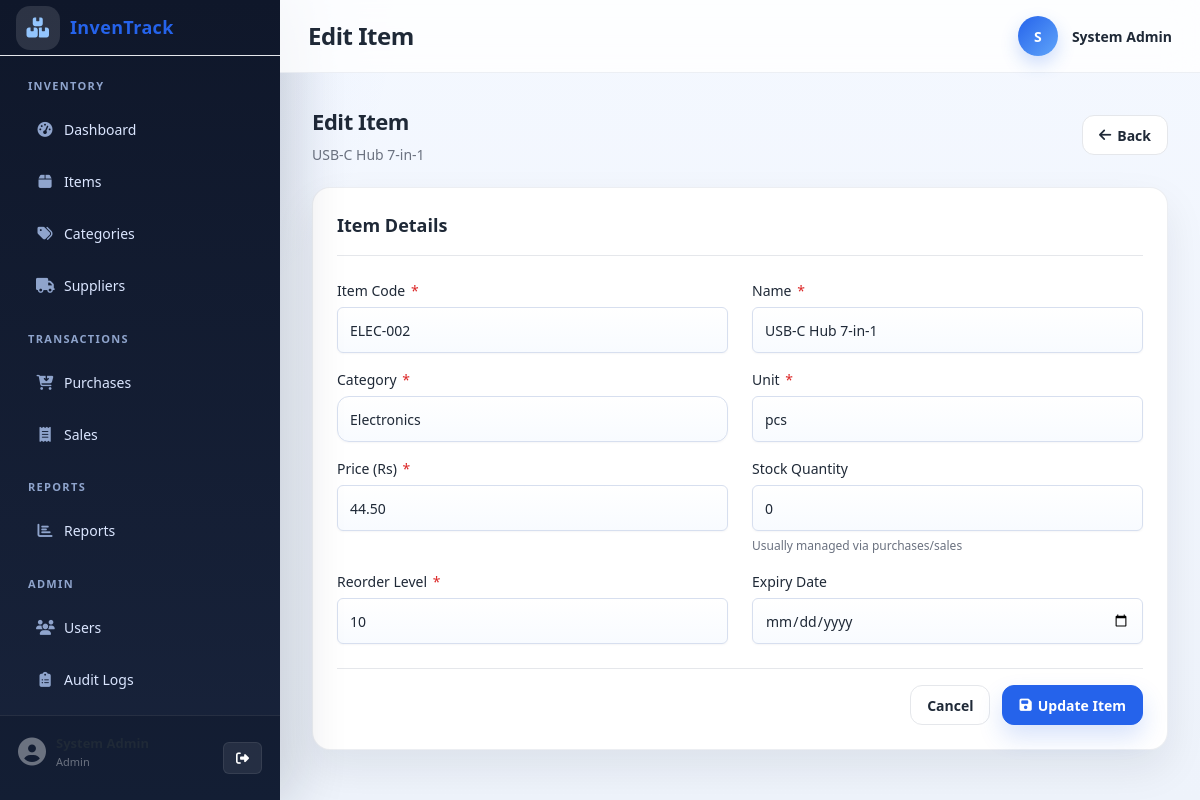
Screenshot of /pages/items/edit.php?id=2 (signed in) with the database file from the repository.
### tables this page shows
CREATE TABLE items (
    id            INT            AUTO_INCREMENT PRIMARY KEY,
    item_code     VARCHAR(50)    NOT NULL,
    name          VARCHAR(150)   NOT NULL,
    category_id   INT            NOT NULL,
    unit          VARCHAR(30)    NOT NULL DEFAULT 'pcs',
    price         DECIMAL(10,2)  NOT NULL DEFAULT 0.00,
    stock_qty     INT            NOT NULL DEFAULT 0,
    reorder_level INT            NOT NULL DEFAULT 10,
    expiry_date   DATE           NULL,
    created_at    DATETIME       DEFAULT CURRENT_TIMESTAMP,
    CONSTRAINT uq_items_item_code UNIQUE (item_code),
    CONSTRAINT fk_items_category
        FOREIGN KEY (category_id) REFERENCES categories (id)
        ON UPDATE CASCADE ON DELETE RESTRICT
);

CREATE TABLE categories (
    id          INT          AUTO_INCREMENT PRIMARY KEY,
    name        VARCHAR(100) NOT NULL,
    description TEXT,
    created_at  DATETIME     DEFAULT CURRENT_TIMESTAMP,
    CONSTRAINT uq_categories_name UNIQUE (name)
);

### includes/auth.php (called while the page is built, shortened)
<?php
require_once __DIR__ . '/functions.php';
function current_user(): ?array
{
    return $_SESSION['user'] ?? null;
}

### includes/functions.php (called while the page is built, shortened)
<?php
function app_base_path(): string
{
    static $base_path = null;
    if ($base_path !== null) {
        return $base_path;
    }
    $base_path = '/' . trim(basename(dirname(__DIR__)), '/');
    return $base_path;
}
function app_url(string $path = ''): string
{
    $path = ltrim($path, '/');
    return $path === '' ? app_base_path() . '/' : app_base_path() . '/' . $path;
}
function sanitize(mixed $value): string
{
    return htmlspecialchars(trim((string)$value), ENT_QUOTES, 'UTF-8');
}

### pages/items/edit.php (the view, shortened to what this page needs)
<?php
require_once __DIR__ . '/../../config/db.php';
require_once __DIR__ . '/../../includes/auth.php';
require_once __DIR__ . '/../../includes/functions.php';
$id = (int)($_GET['id'] ?? 0);
$item_row = $pdo->prepare('SELECT * FROM items WHERE id = :id LIMIT 1');
$item_row->execute([':id' => $id]);
$item_row = $item_row->fetch();
$categories = $pdo->query('SELECT id, name FROM categories ORDER BY name')->fetchAll();
$errors = [];
$old    = $item_row;
require_once __DIR__ . '/../../includes/header.php';
require_once __DIR__ . '/../../includes/sidebar.php';
?>
<div class="page-wrapper">
    <div class="topbar">
        <h1 class="topbar-title">Edit Item</h1>
        <div class="topbar-user">
            <div class="user-avatar"><?= strtoupper(substr($user['name'], 0, 1)) ?></div>
            <span class="user-name"><?= sanitize($user['name']) ?></span>
        </div>
    </div>
    <main class="main-content">
        <div class="page-header">
            <div>
                <h2 class="page-title">Edit Item</h2>
                <p class="page-subtitle"><?= sanitize($item_row['name']) ?></p>
            </div>
            <a href="<?= htmlspecialchars(app_url('pages/items/index.php'), ENT_QUOTES, 'UTF-8') ?>" class="btn-secondary"><i class="fa-solid fa-arrow-left"></i> Back</a>
        </div>
        <div class="form-card">
            <div class="form-card-header">
                <h3 class="form-card-title">Item Details</h3>
            </div>
            <form method="POST">
                <div class="form-grid">
                    <div class="form-group">
                        <label>Item Code <span class="required">*</span></label>
                        <input type="text" name="item_code" value="<?= sanitize($old['item_code'] ?? '') ?>" class="<?= isset($errors['item_code']) ? 'invalid' : '' ?>" required>
                    </div>
                    <div class="form-group">
                        <label>Name <span class="required">*</span></label>
                        <input type="text" name="name" value="<?= sanitize($old['name'] ?? '') ?>" class="<?= isset($errors['name']) ? 'invalid' : '' ?>" required>
                    </div>
                    <div class="form-group">
                        <label>Category <span class="required">*</span></label>
                        <select name="category_id" class="<?= isset($errors['category_id']) ? 'invalid' : '' ?>" required>
                            <?php foreach ($categories as $cat): ?>
                            <option value="<?= (int)$cat['id'] ?>" <?= (int)($old['category_id'] ?? 0)===(int)$cat['id'] ? 'selected' : '' ?>><?= sanitize($cat['name']) ?></option>
                            <?php endforeach; ?>
                        </select>
                    </div>
                    <div class="form-group">
                        <label>Unit <span class="required">*</span></label>
                        <input type="text" name="unit" value="<?= sanitize($old['unit'] ?? '') ?>" class="<?= isset($errors['unit']) ? 'invalid' : '' ?>" required>
                    </div>
                    <div class="form-group">
                            <label>Price (Rs) <span class="required">*</span></label>
                        <input type="number" name="price" value="<?= sanitize($old['price'] ?? '0') ?>" min="0" step="0.01" required>
                    </div>
                    <div class="form-group">
                        <label>Stock Quantity</label>
                        <input type="number" name="stock_qty" value="<?= sanitize($old['stock_qty'] ?? '0') ?>" min="0">
                        <span class="field-hint">Usually managed via purchases/sales</span>
                    </div>
                    <div class="form-group">
                        <label>Reorder Level <span class="required">*</span></label>
                        <input type="number" name="reorder_level" value="<?= sanitize($old['reorder_level'] ?? '0') ?>" min="0" required>
                    </div>
                    <div class="form-group">
                        <label>Expiry Date</label>
                        <input type="date" name="expiry_date" value="<?= sanitize($old['expiry_date'] ?? '') ?>">
                    </div>
                </div>
                <div class="form-footer">
                    <a href="<?= htmlspecialchars(app_url('pages/items/index.php'), ENT_QUOTES, 'UTF-8') ?>" class="btn-secondary">Cancel</a>
                    <button type="submit" class="btn-primary"><i class="fa-solid fa-floppy-disk"></i> Update Item</button>
                </div>
            </form>
        </div>
    </main>
</div>
<?php require_once __DIR__ . '/../../includes/footer.php'; ?>

### assets/css/responsive.css (style rules this page uses)
@media (min-width: 992px) { .page-wrapper { margin-left: 240px; } }
@media (min-width: 992px) { .topbar-user .user-name { display: inline; } }
@media (min-width: 992px) { .page-wrapper { margin-left: 280px; } }

### rows the page displays
items: name "USB-C Hub 7-in-1", item_code "ELEC-002", category_id "Electronics", unit "pcs", price "44.50", stock_qty "0", reorder_level "10"

### other values shown
$user_role "Admin"
substr($user['name'], 0, 1) "S"
$user['name'] "System Admin"
